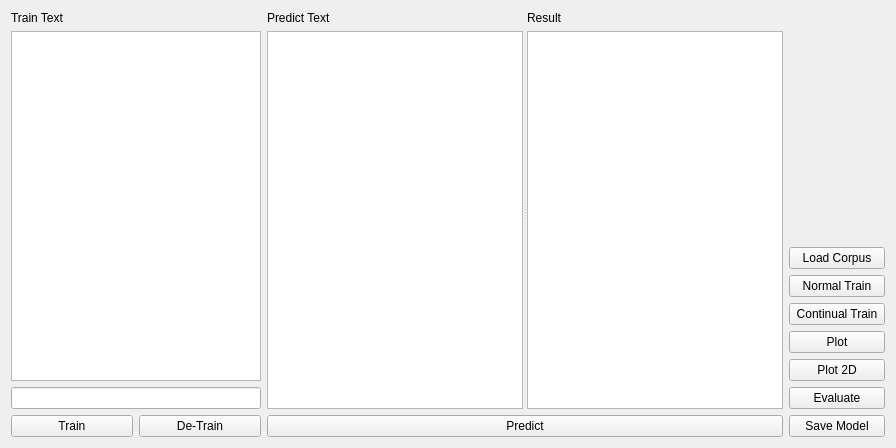
<?xml version="1.0" encoding="UTF-8"?>
<ui version="4.0">
 <class>Window</class>
 <widget class="QWidget" name="Window">
  <property name="geometry">
   <rect>
    <x>0</x>
    <y>0</y>
    <width>887</width>
    <height>445</height>
   </rect>
  </property>
  <property name="windowTitle">
   <string>Form</string>
  </property>
  <layout class="QHBoxLayout" name="horizontalLayout" stretch="2,10,1">
   <item>
    <layout class="QVBoxLayout" name="verticalLayout">
     <item>
      <widget class="QLabel" name="label_3">
       <property name="text">
        <string>Train Text</string>
       </property>
      </widget>
     </item>
     <item>
      <widget class="QPlainTextEdit" name="plainTextEdit_train_text">
       <property name="sizePolicy">
        <sizepolicy hsizetype="Expanding" vsizetype="Expanding">
         <horstretch>0</horstretch>
         <verstretch>0</verstretch>
        </sizepolicy>
       </property>
       <property name="minimumSize">
        <size>
         <width>250</width>
         <height>350</height>
        </size>
       </property>
      </widget>
     </item>
     <item>
      <widget class="QLineEdit" name="lineEdit_train_tag">
       <property name="sizePolicy">
        <sizepolicy hsizetype="Preferred" vsizetype="Fixed">
         <horstretch>0</horstretch>
         <verstretch>0</verstretch>
        </sizepolicy>
       </property>
      </widget>
     </item>
     <item>
      <layout class="QHBoxLayout" name="horizontalLayout_2">
       <item>
        <widget class="QPushButton" name="pushButton_forward">
         <property name="sizePolicy">
          <sizepolicy hsizetype="Preferred" vsizetype="Fixed">
           <horstretch>0</horstretch>
           <verstretch>0</verstretch>
          </sizepolicy>
         </property>
         <property name="text">
          <string> Train </string>
         </property>
        </widget>
       </item>
       <item>
        <widget class="QPushButton" name="pushButton_backward">
         <property name="sizePolicy">
          <sizepolicy hsizetype="Preferred" vsizetype="Fixed">
           <horstretch>0</horstretch>
           <verstretch>0</verstretch>
          </sizepolicy>
         </property>
         <property name="text">
          <string> De-Train </string>
         </property>
        </widget>
       </item>
      </layout>
     </item>
    </layout>
   </item>
   <item>
    <layout class="QVBoxLayout" name="verticalLayout_2">
     <item>
      <widget class="QSplitter" name="splitter">
       <property name="orientation">
        <enum>Qt::Horizontal</enum>
       </property>
       <widget class="QWidget" name="layoutWidget">
        <layout class="QVBoxLayout" name="verticalLayout_4">
         <item>
          <widget class="QLabel" name="label">
           <property name="text">
            <string>Predict Text</string>
           </property>
          </widget>
         </item>
         <item>
          <widget class="QPlainTextEdit" name="plainTextEdit_pred_text">
           <property name="sizePolicy">
            <sizepolicy hsizetype="MinimumExpanding" vsizetype="Expanding">
             <horstretch>0</horstretch>
             <verstretch>0</verstretch>
            </sizepolicy>
           </property>
          </widget>
         </item>
        </layout>
       </widget>
       <widget class="QWidget" name="layoutWidget_2">
        <layout class="QVBoxLayout" name="verticalLayout_5">
         <item>
          <layout class="QHBoxLayout" name="horizontalLayout_3">
           <property name="spacing">
            <number>12</number>
           </property>
           <item>
            <widget class="QLabel" name="label_2">
             <property name="sizePolicy">
              <sizepolicy hsizetype="Maximum" vsizetype="Preferred">
               <horstretch>0</horstretch>
               <verstretch>0</verstretch>
              </sizepolicy>
             </property>
             <property name="text">
              <string>Result</string>
             </property>
            </widget>
           </item>
           <item>
            <widget class="QLabel" name="label_acc">
             <property name="text">
              <string/>
             </property>
            </widget>
           </item>
          </layout>
         </item>
         <item>
          <widget class="QTextBrowser" name="textBrowser_res">
           <property name="sizePolicy">
            <sizepolicy hsizetype="MinimumExpanding" vsizetype="Expanding">
             <horstretch>0</horstretch>
             <verstretch>0</verstretch>
            </sizepolicy>
           </property>
          </widget>
         </item>
        </layout>
       </widget>
      </widget>
     </item>
     <item>
      <widget class="QPushButton" name="pushButton_pred">
       <property name="sizePolicy">
        <sizepolicy hsizetype="Preferred" vsizetype="Fixed">
         <horstretch>0</horstretch>
         <verstretch>0</verstretch>
        </sizepolicy>
       </property>
       <property name="minimumSize">
        <size>
         <width>500</width>
         <height>0</height>
        </size>
       </property>
       <property name="text">
        <string> Predict </string>
       </property>
      </widget>
     </item>
    </layout>
   </item>
   <item>
    <layout class="QVBoxLayout" name="verticalLayout_3">
     <item>
      <spacer name="verticalSpacer">
       <property name="orientation">
        <enum>Qt::Vertical</enum>
       </property>
       <property name="sizeHint" stdset="0">
        <size>
         <width>20</width>
         <height>40</height>
        </size>
       </property>
      </spacer>
     </item>
     <item>
      <widget class="QPushButton" name="pushButton_load_corpus">
       <property name="sizePolicy">
        <sizepolicy hsizetype="Preferred" vsizetype="Fixed">
         <horstretch>0</horstretch>
         <verstretch>0</verstretch>
        </sizepolicy>
       </property>
       <property name="text">
        <string> Load Corpus </string>
       </property>
      </widget>
     </item>
     <item>
      <widget class="QPushButton" name="pushButton_normal_train">
       <property name="sizePolicy">
        <sizepolicy hsizetype="Preferred" vsizetype="Fixed">
         <horstretch>0</horstretch>
         <verstretch>0</verstretch>
        </sizepolicy>
       </property>
       <property name="text">
        <string> Normal Train </string>
       </property>
      </widget>
     </item>
     <item>
      <widget class="QPushButton" name="pushButton_continual_train">
       <property name="sizePolicy">
        <sizepolicy hsizetype="Preferred" vsizetype="Fixed">
         <horstretch>0</horstretch>
         <verstretch>0</verstretch>
        </sizepolicy>
       </property>
       <property name="text">
        <string> Continual Train </string>
       </property>
      </widget>
     </item>
     <item>
      <widget class="QPushButton" name="pushButton_plot">
       <property name="sizePolicy">
        <sizepolicy hsizetype="Preferred" vsizetype="Fixed">
         <horstretch>0</horstretch>
         <verstretch>0</verstretch>
        </sizepolicy>
       </property>
       <property name="text">
        <string> Plot </string>
       </property>
      </widget>
     </item>
     <item>
      <widget class="QPushButton" name="pushButton_plot2D">
       <property name="sizePolicy">
        <sizepolicy hsizetype="Preferred" vsizetype="Fixed">
         <horstretch>0</horstretch>
         <verstretch>0</verstretch>
        </sizepolicy>
       </property>
       <property name="text">
        <string> Plot 2D </string>
       </property>
      </widget>
     </item>
     <item>
      <widget class="QPushButton" name="pushButton_eval">
       <property name="sizePolicy">
        <sizepolicy hsizetype="Preferred" vsizetype="Fixed">
         <horstretch>0</horstretch>
         <verstretch>0</verstretch>
        </sizepolicy>
       </property>
       <property name="text">
        <string> Evaluate </string>
       </property>
      </widget>
     </item>
     <item>
      <widget class="QPushButton" name="pushButton_save">
       <property name="sizePolicy">
        <sizepolicy hsizetype="Preferred" vsizetype="Fixed">
         <horstretch>0</horstretch>
         <verstretch>0</verstretch>
        </sizepolicy>
       </property>
       <property name="text">
        <string> Save Model </string>
       </property>
      </widget>
     </item>
    </layout>
   </item>
  </layout>
 </widget>
 <resources/>
 <connections/>
</ui>
